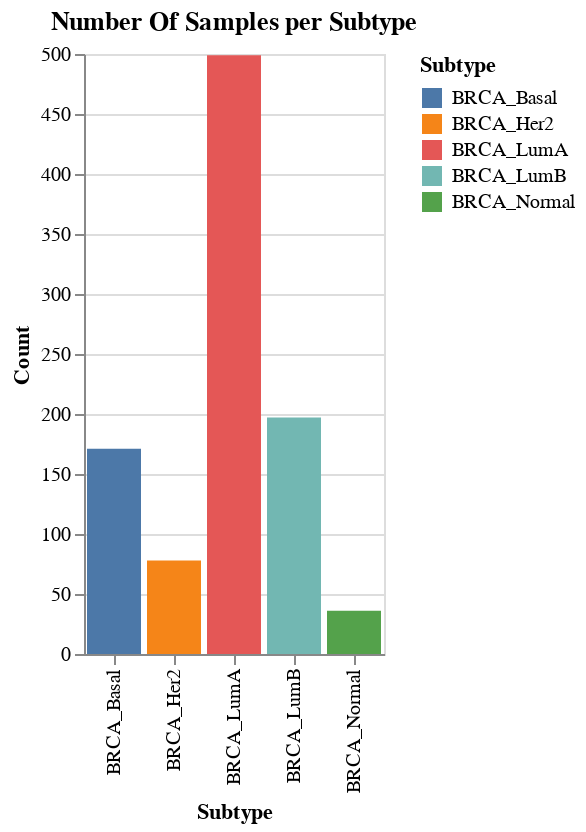

Notebook source saved alongside this figure:
### Code cell
alt.Chart(clinical_summary).mark_bar().encode(
    alt.X("Subtype"),
    alt.Y("Count"),
    color= "Subtype",
    tooltip= ["Subtype", "Count"]
).properties(
    title="Number Of Samples per Subtype",
    width=150,
    height=300
)

### Figure 1 — Vega-Lite specification as saved in the notebook (floating-point values rounded to 4 significant figures)
{"config": {"view": {"continuousWidth": 300, "continuousHeight": 300}}, "data": {"name": "data-bcf9f145ea02d2a042f6e09e3f77c79f"}, "mark": {"type": "bar"}, "encoding": {"color": {"field": "Subtype", "type": "nominal"}, "tooltip": [{"field": "Subtype", "type": "nominal"}, {"field": "Count", "type": "quantitative"}], "x": {"field": "Subtype", "type": "nominal"}, "y": {"field": "Count", "type": "quantitative"}}, "height": 300, "title": "Number Of Samples per Subtype", "width": 150, "$schema": "https://vega.github.io/schema/vega-lite/v5.20.1.json", "datasets": {"data-bcf9f145ea02d2a042f6e09e3f77c79f": [{"Subtype": "BRCA_Basal", "Count": 171}, {"Subtype": "BRCA_Her2", "Count": 78}, {"Subtype": "BRCA_LumA", "Count": 499}, {"Subtype": "BRCA_LumB", "Count": 197}, {"Subtype": "BRCA_Normal", "Count": 36}]}}
